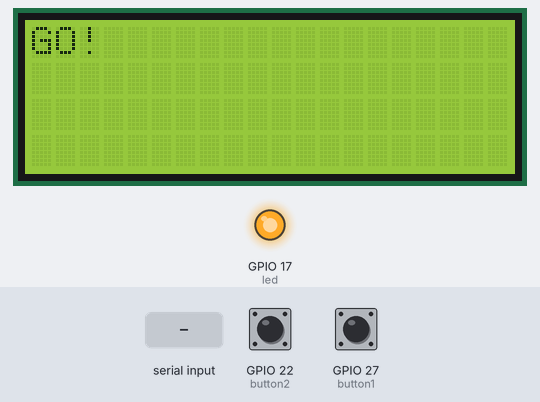
The program below on a simulated Raspberry Pi (BCM pin numbers). On the bench: 20×4 character LCD, output pins drawn as LEDs (lit = HIGH). Inputs (shaded band) come from the test bench; at power-on: GPIO 22 (button2) HIGH, GPIO 27 (button1) HIGH. Random numbers come from a fixed seed; the clock reads 2024-03-15 10:24:30 at power-on unless the program sets it; what the program prints to the terminal is not drawn.

Above: at 5.0 s.
5.1 s: GPIO 22 (button2) pulled LOW for 0.15 s
At 6.3 s:
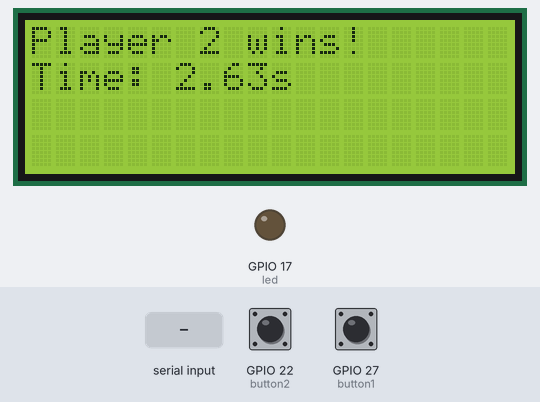
6.7 s: "y" typed at the terminal, then Enter
At 7.9 s:
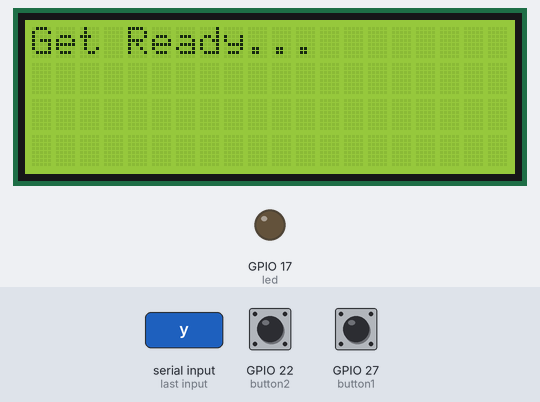
8.2 s: GPIO 27 (button1) pulled LOW for 3.2 s
At 11.31 s:
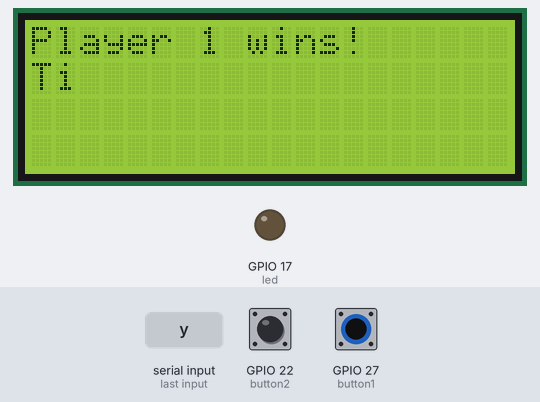
Timing chart, 0 to 12.8 s (numbered marks = the images above; inputs shaded):
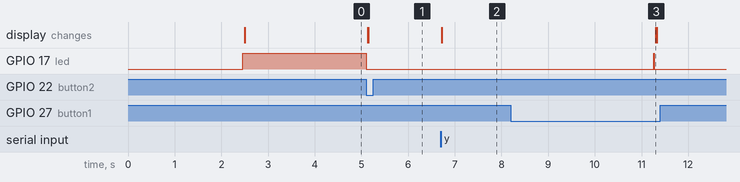

Measured:
- after the input at 5.1 s, GPIO 17 (led): HIGH → LOW at once; the display: first changes at once (image 1 shows a later state)
- after the input at 6.7 s, the display: changes at once (image 2)

The program:

day5_reaction_game.py
```python
"""
Raspberry Pi Camp - DIY Day - Reaction Game (base build)
An LED flashes after a random delay. Whoever presses their button first
wins, and the LCD shows who won and how fast.

Wiring:
    LED         -> GPIO 17
    P1 button   -> GPIO 27, GND
    P2 button   -> GPIO 22, GND
    LCD         -> 5V, GND, SDA, SCL (I2C)
"""

import random
from time import sleep, time
from gpiozero import LED, Button
from RPLCD.i2c import CharLCD

led = LED(17)
button1 = Button(27)
button2 = Button(22)
lcd = CharLCD('PCF8574', 0x27)  # change to your i2cdetect address if different


def play_round():
    lcd.clear()
    lcd.write_string('Get Ready...')
    sleep(random.uniform(2, 5))

    led.on()
    lcd.clear()
    lcd.write_string('GO!')
    start_time = time()

    winner = None
    while winner is None:
        if button1.is_pressed:
            winner = "Player 1"
        elif button2.is_pressed:
            winner = "Player 2"

    elapsed = time() - start_time
    led.off()
    lcd.clear()
    lcd.write_string(winner + " wins!")
    lcd.cursor_pos = (1, 0)
    lcd.write_string(f"Time: {elapsed:.2f}s")


play_round()
again = input("Play again? (y/n): ")
while again == "y":
    play_round()
    again = input("Play again? (y/n): ")

print("Thanks for playing!")
```
